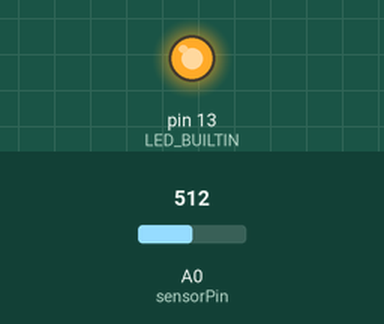
Simulated run of this sketch. Board: Arduino Uno, built with avr-gcc and run on an emulated ATmega328P. On the bench: output pins drawn as LEDs (lit = HIGH). Inputs (shaded band) come from the test bench; at power-on: A0 (sensorPin) = 512. What the sketch prints to the serial monitor is not drawn.

Above: at 1.8 s.
1.9 s: A0 (sensorPin) set to 483
At 2.9 s:
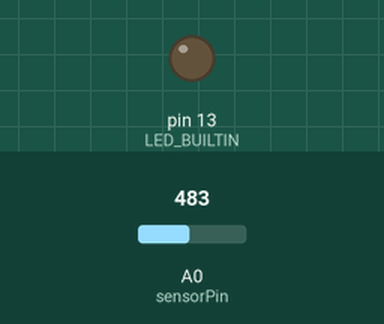
3.5 s: A0 (sensorPin) set to 511
At 4.5 s:
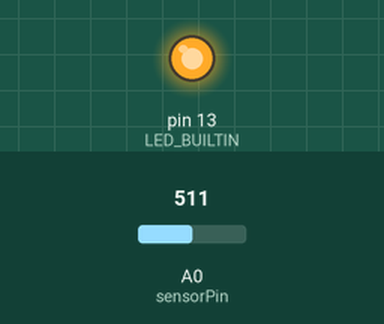
5.5 s: A0 (sensorPin) set to 306
At 7.3 s:
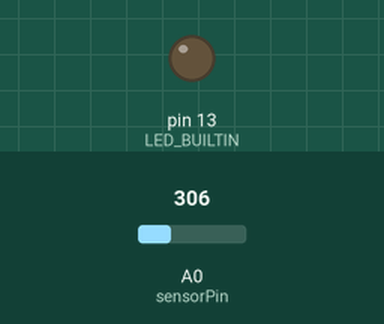
Timing chart, 0 to 8.8 s (numbered marks = the images above; inputs shaded):
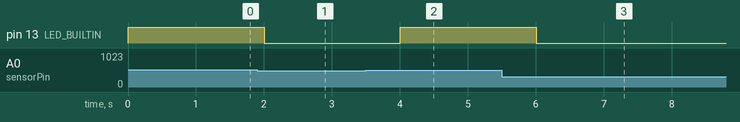

Measured:
- the behaviour switches between 496 and 495 on A0 (sensorPin) (found by bisection; images 0 and 1)
- after the input at 1.9 s, pin 13 (LED_BUILTIN): HIGH → LOW after 0.10 s
- after the input at 3.5 s, pin 13 (LED_BUILTIN): LOW → HIGH after 0.50 s
- after the input at 5.5 s, pin 13 (LED_BUILTIN): HIGH → LOW after 0.51 s

The sketch:

sketch_oct6c.ino
```cpp
const int sensorPin = A0;

// Calibration values — adjust these based on your sensor readings
const int dryValue = 0;   // raw value when dry
const int wetValue = 661;   // raw value when fully submerged

// Define water level thresholds (in percentage)
const int LOW_LEVEL = 25;
const int MEDIUM_LEVEL = 75;
const int HIGH_LEVEL = 95;

void setup() {
  Serial.begin(9600);
  pinMode(LED_BUILTIN, OUTPUT);
}

void loop() {
  int sensorValue = analogRead(sensorPin);

  // Map the raw value (dryValue–wetValue) to percentage (0–100)
  int percentage = map(sensorValue, dryValue, wetValue, 0, 100);
  percentage = constrain(percentage, 0, 100);

  // Print raw and percentage values (for Serial Plotter visualization)
  Serial.print(sensorValue);
  Serial.print(", ");
  Serial.println(percentage);

  // Check thresholds and print alert messages
  if (percentage < LOW_LEVEL) {
    Serial.println("⚠️ ALERT: LOW WATER LEVEL! (Below 25%)");
    digitalWrite(LED_BUILTIN, LOW);  // LED off
  }
  else if (percentage >= LOW_LEVEL && percentage < MEDIUM_LEVEL) {
    Serial.println("ℹ️ Water level at MEDIUM range (25%–75%)");
    digitalWrite(LED_BUILTIN, LOW);
  }
  else if (percentage >= MEDIUM_LEVEL && percentage < HIGH_LEVEL) {
    Serial.println("✅ Water level approaching HIGH (75%–95%)");
    digitalWrite(LED_BUILTIN, HIGH); // LED on to indicate nearing full
  }
  else if (percentage >= HIGH_LEVEL) {
    Serial.println("🚨 ALERT: HIGH WATER LEVEL! (Above 95%)");
    digitalWrite(LED_BUILTIN, HIGH);
  }

  delay(1000); // Update every second
}
```
